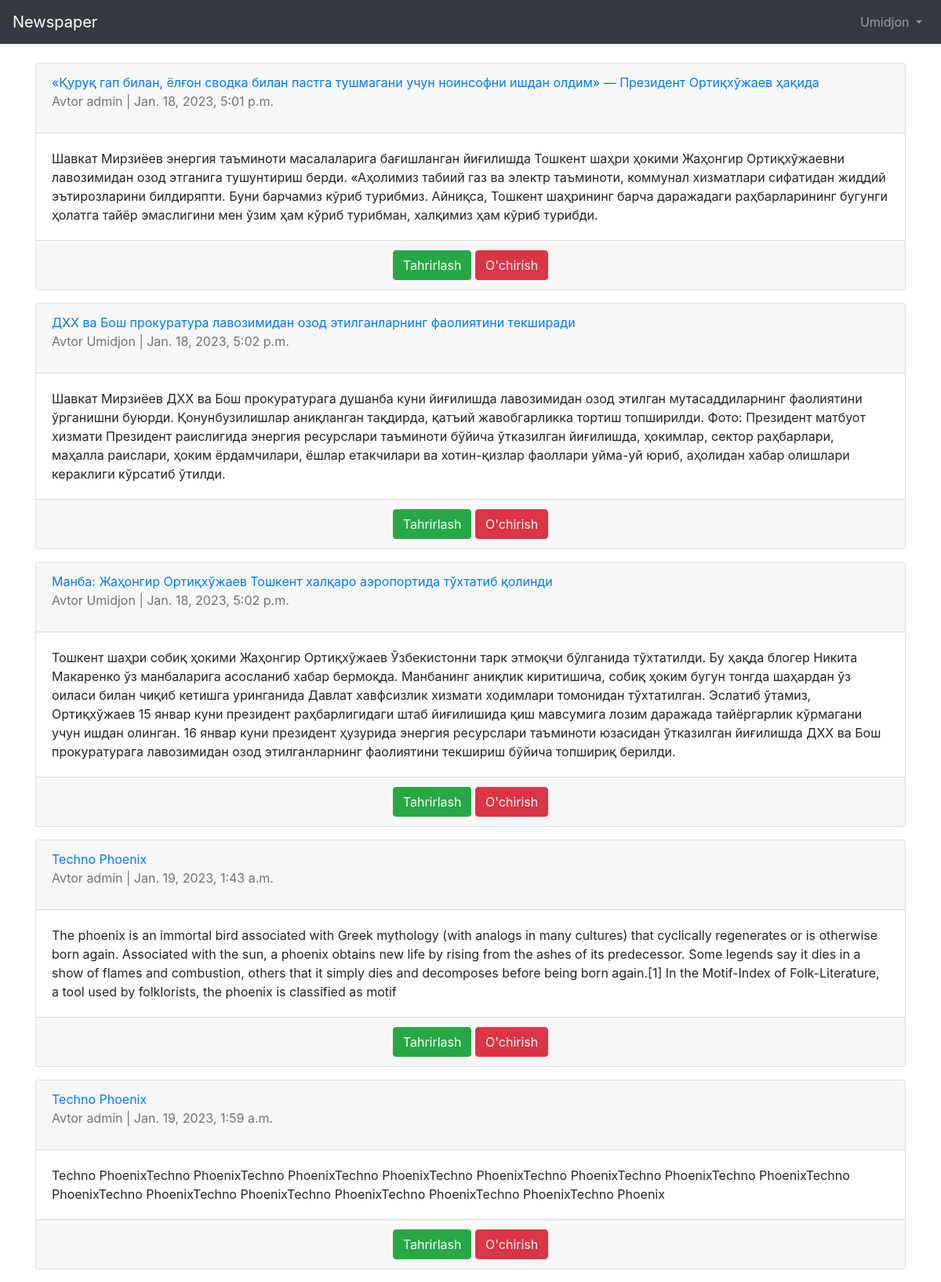
Screenshot of /articles/ (signed in) with the database file from the repository.
### users/models.py (models this page shows)
class CustomUser(AbstractUser):
    age = models.PositiveIntegerField(null=True,blank=True)
    address =models.CharField(max_length=200)
    job = models.CharField(max_length=50)

### articles/models.py (models this page shows, shortened)
class Article(models.Model):
    title = models.CharField(max_length=255)
    body = models.TextField()
    photo = models.ImageField(upload_to='images/', blank=True)
    data = models.DateTimeField(auto_now_add=True)
    author = models.ForeignKey(
        get_user_model(),
        on_delete=models.CASCADE,
    )

### articles/views.py (the view)
# urls.py: path('', ArticleListView.as_view(), name='article_list'),
class ArticleListView(ListView):
    model = Article
    template_name = 'article_list.html'

### templates/article_list.html (shortened to what this page needs)
{% extends 'base.html' %}
{% block content %}
{% for article in object_list %}
<div class="card mb-3">
    <div class="card-header">
        <a href="{% url 'article_detail' article.pk %}">
        <span class="front-weight-bold">{{ article.title }}</span>
            </a>
        <p class="text-muted">Avtor {{ article.author }} | {{ article.data }}</p>
    </div>
    <div class="card-body">
        {{ article.body }}
    </div>
    <div class="card-footer text-center text-muted">
        <a href="{% url 'article_edit' article.pk %}"
           class="btn btn-success">Tahrirlash</a>
        <a href="{% url 'article_delete' article.pk %}"
           class="btn btn-danger">O'chirish</a>
    </div>
</div>
{% endfor %}
{% endblock content %}

### templates/base.html (shortened to what this page needs)
<!DOCTYPE html>
<html lang="en">
<head>
    <link rel="stylesheet" href="https://maxcdn.bootstrapcdn.com/bootstrap/4.0.0/css/bootstrap.min.css">
</head>
<body>
<nav class="navbar navbar-expand-md navbar-dark bg-dark mb-4">
<a class="navbar-brand" href="{% url 'home' %}">Newspaper</a>
<div class="collapse navbar-collapse" id="navbarCollapse">
{% if user.is_authenticated %}
<ul class="navbar-nav ml-auto">
<li class="nav-item">
<a class="nav-link dropdown-toggle" href="#" id="userMenu"
data-toggle="dropdown" aria-haspopup="true"
aria-expanded="false">
{{ user.username }}
</a>
</li>
</ul>
{% endif %}
</div>
</nav>
<div class="container">
{% block content %}
{% endblock content %}
</div>
</body>
</html>

### rows the page displays
CustomUser: username "Umidjon"
Article: title "«Қуруқ гап билан, ёлғон сводка билан пастга тушмагани учун ноинсофни ишдан олдим» — Президент Ортиқхўжаев ҳақида", author "admin", data "Jan. 18, 2023, 5:01 p.m.", body "Шавкат Мирзиёев энергия таъминоти масалаларига бағишланган йиғилишда Тошкент шаҳри ҳокими Жаҳонгир Ортиқхўжаевни лавозимидан озод этганига тушунтириш берди. «Аҳолимиз табиий газ ва электр таъминоти, коммунал хизматлари сифатидан жиддий эътирозларини билдиряпти. Буни барчамиз кўриб турибмиз. Айниқса, Тошкент шаҳрининг барча даражадаги раҳбарларининг бугунги ҳолатга тайёр эмаслигини мен ўзим ҳам кўриб турибман, халқимиз ҳам кўриб турибди."
Article: title "ДХХ ва Бош прокуратура лавозимидан озод этилганларнинг фаолиятини текширади", author "Umidjon", data "Jan. 18, 2023, 5:02 p.m.", body "Шавкат Мирзиёев ДХХ ва Бош прокуратурага душанба куни йиғилишда лавозимидан озод этилган мутасаддиларнинг фаолиятини ўрганишни буюрди. Қонунбузилишлар аниқланган тақдирда, қатъий жавобгарликка тортиш топширилди. Фото: Президент матбуот хизмати Президент раислигида энергия ресурслари таъминоти бўйича ўтказилган йиғилишда, ҳокимлар, сектор раҳбарлари, маҳалла раислари, ҳоким ёрдамчилари, ёшлар етакчилари ва хотин-қизлар фаоллари уйма-уй юриб, аҳолидан хабар олишлари кераклиги кўрсатиб ўтилди."
Article: title "Манба: Жаҳонгир Ортиқхўжаев Тошкент халқаро аэропортида тўхтатиб қолинди", author "Umidjon", data "Jan. 18, 2023, 5:02 p.m.", body "Тошкент шаҳри собиқ ҳокими Жаҳонгир Ортиқхўжаев Ўзбекистонни тарк этмоқчи бўлганида тўхтатилди. Бу ҳақда блогер Никита Макаренко ўз манбаларига асосланиб хабар бермоқда. Манбанинг аниқлик киритишича, собиқ ҳоким бугун тонгда шаҳардан ўз оиласи билан чиқиб кетишга уринганида Давлат хавфсизлик хизмати ходимлари томонидан тўхтатилган. Эслатиб ўтамиз, Ортиқхўжаев 15 январ куни президент раҳбарлигидаги штаб йиғилишида қиш мавсумига лозим даражада тайёргарлик кўрмагани учун ишдан олинган. 16 январ куни президент ҳузурида энергия ресурслари таъминоти юзасидан ўтказилган йиғилишда ДХХ ва Бош прокуратурага лавозимидан озод этилганларнинг фаолиятини текшириш бўйича топшириқ берилди."
Article: title "Techno Phoenix", author "admin", data "Jan. 19, 2023, 1:43 a.m.", body "The phoenix is an immortal bird associated with Greek mythology (with analogs in many cultures) that cyclically regenerates or is otherwise born again. Associated with the sun, a phoenix obtains new life by rising from the ashes of its predecessor. Some legends say it dies in a show of flames and combustion, others that it simply dies and decomposes before being born again.[1] In the Motif-Index of Folk-Literature, a tool used by folklorists, the phoenix is classified as motif"
Article: title "Techno Phoenix", author "admin", data "Jan. 19, 2023, 1:59 a.m.", body "Techno PhoenixTechno PhoenixTechno PhoenixTechno PhoenixTechno PhoenixTechno PhoenixTechno PhoenixTechno PhoenixTechno PhoenixTechno PhoenixTechno PhoenixTechno PhoenixTechno PhoenixTechno PhoenixTechno Phoenix"
